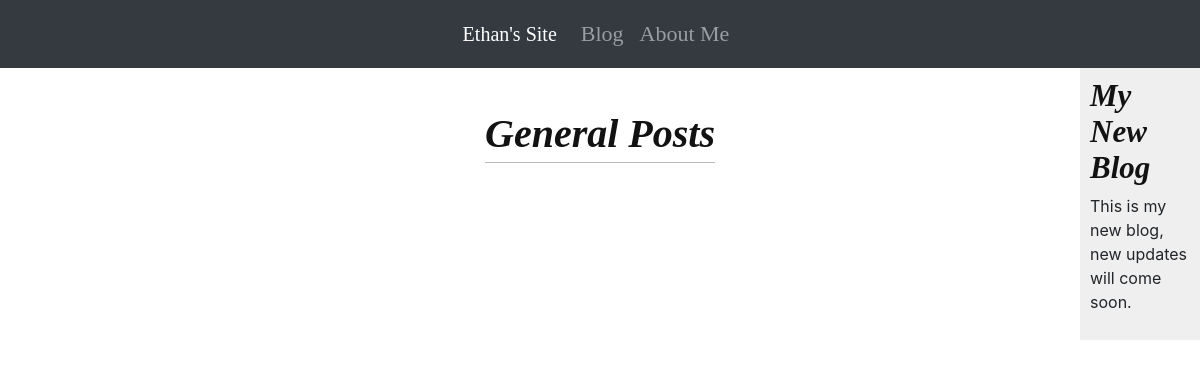
/blog/, run on an earlier commit of the app's database.
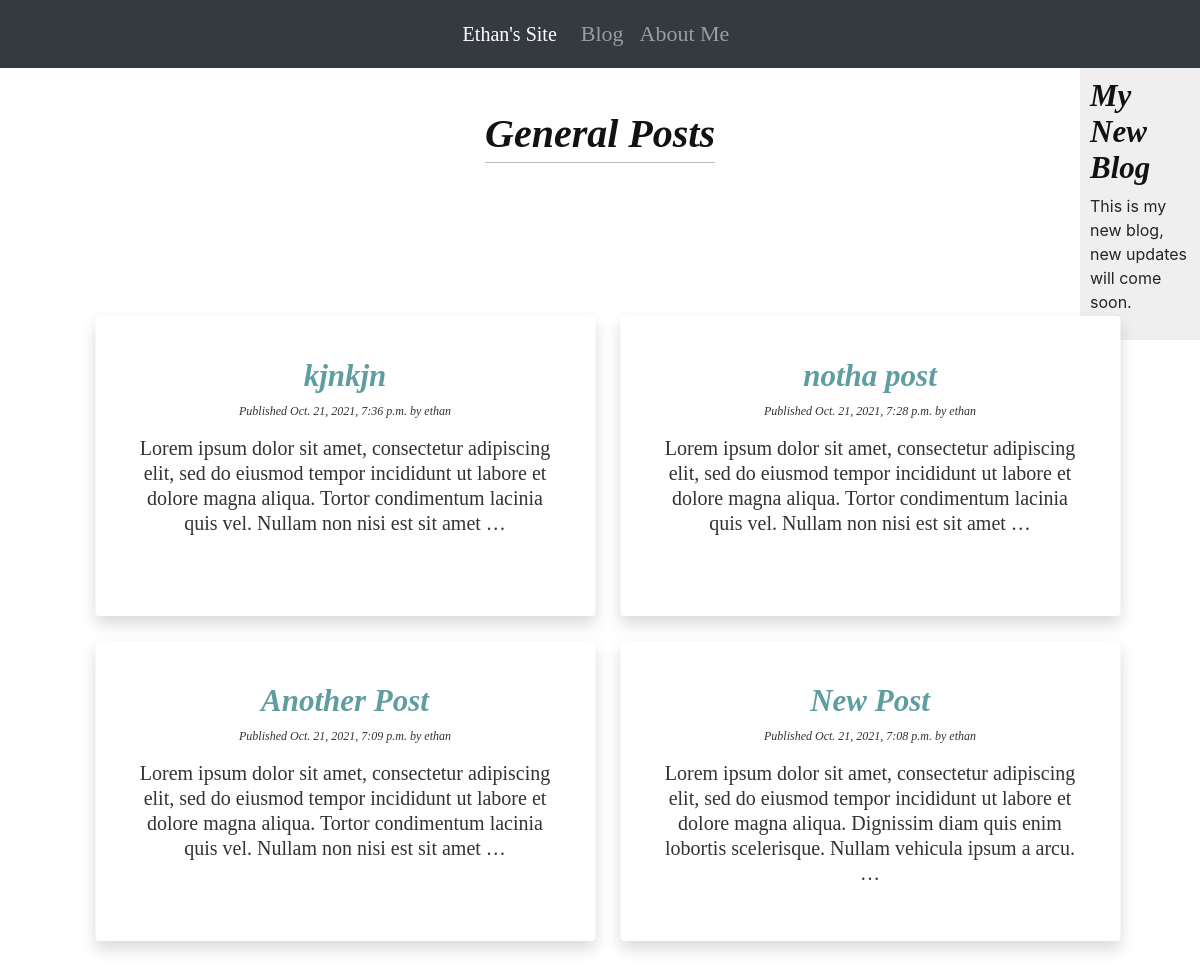
And on a later commit of the database.
### functionality/models.py (models this page shows, shortened)
class Post(models.Model):
    STATUS_CHOICES = (
        ('draft', 'Draft'), ('published', 'Published'),
    )
    title = models.CharField(max_length=500)
    slug = models.SlugField(max_length=500, unique_for_date='publish')
    author = models.ForeignKey(User, on_delete=models.CASCADE, related_name='blog_posts')
    body = models.TextField()
    publish = models.DateTimeField(default=django.utils.timezone.now)
    created = models.DateTimeField(auto_now_add=True)
    updated = models.DateTimeField(auto_now=True)
    status = models.CharField(max_length=10, choices=STATUS_CHOICES, default='draft')
    objects = models.Manager()
    published = PublishedManager()
    class Meta:
        ordering = ('-publish',)
    def get_absolute_url(self):
        return reverse('functionality:post_detail', args=[self.publish.year,
                                                 self.publish.month,
                                                 self.publish.day,
                                                 self.slug])

### functionality/views.py (the view)
# urls.py: path('blog/', views.post_list, name='post_list'),
def post_list(request):
    posts = Post.published.all()
    return render(request, 'html/list.html', {'posts': posts})

### functionality/models.py (called while the page is built)
    def get_queryset(self):
        return super(PublishedManager, self).get_queryset().filter(status='published')

### functionality/templates/html/list.html (shortened to what this page needs)
{% extends "html/base.html" %}
{% load static %}
{% block content %}
    <br><br>
    <h1 class="times" style="font-size: 40px">General Posts</h1>
    <br><br><br><br><br>
    <div class="grid-container align-center">
        {% for post in posts %}
            <div class="grid-item border-0 frame shadow secondary-theme card">
                <h2>
                    <a class="times" style="color:cadetblue;" href="{{ post.get_absolute_url }}">
                        {{ post.title }}
                    </a>
                </h2>
                <p class="date">
                    Published {{ post.publish }} by {{ post.author }}
                </p>
                <div>
                    <p class="times_info">
                        {{ post.body|truncatewords:30 }}
                    </p>
                </div>
            </div>
        {% endfor %}
    </div>
{% endblock %}
{% block sidebar %}
    <div>
    <h2 class="times">My New Blog</h2>
    <p>This is my new blog, new updates will come soon.</p>
    </div>
{% endblock %}

### functionality/templates/html/base.html (shortened to what this page needs)
{% load static %}
<!DOCTYPE html>
<html lang="en">
<head>
    <link href="{% static "css/blog.css" %}" rel="stylesheet">
    <link href="{% static "css/home.css" %}" rel="stylesheet">
    <link rel="stylesheet" href="https://stackpath.bootstrapcdn.com/bootstrap/4.3.1/css/bootstrap.min.css"
>
</head>
<body>
<nav class="navbar navbar-expand-md navbar-dark bg-dark cen">
    <div class="collapse navbar-collapse justify-content-center" id="navbarSupportedContent">
        <a class="navbar-brand times_nonI" href="/home/">Ethan's Site</a>
        <ul class="navbar-nav mr-auto">
            <li class="nav-item">
                <a class="nav-link times_nonI"  href="{% url 'functionality:post_list' %}">Blog</a>
            </li>
            <li class="nav-item">
                <a class="nav-link times_nonI" href="{% url 'functionality:get about me' %}">About Me</a>
            </li>
        </ul>
    </div>
</nav>
<div id="content">
    {% block content %}
    {% endblock %}
</div>
<div id="sidebar_blog">
    {% block sidebar %}
    {% endblock %}
</div>
</body>
</html>

### functionality/static/css/blog.css (style rules this page uses)
.times { color: #121212; font-family: 'times new roman', serif; font-weight: 700; font-style: italic; font-size: 1.9375rem; line-height: 2.25rem; text-align: left; }
.times_nonI { color: #121212; font-family: 'times new roman', serif; font-weight: 200; font-size: 22px; line-height: 2.25rem; }
.times_info { font-style: normal; font-stretch: normal; margin-bottom: 1.25rem; color: #333; font-family: 'times new roman', serif; font-weight: 300; font-size: 1.25rem; line-height: 1.5625rem; }
body { margin: 0; padding: 0; font-family: helvetica, sans-serif; }
a { color: #343a40; text-decoration: none; }
h1 { font-weight: normal; border-bottom: 1px solid #bbb; padding: 0 0 10px 0; position: absolute; left: 50%; transform: translatex(-50%); }
h2 { font-weight: normal; margin: 30px 0 0; }
#content { float: left; width: 90%; padding: 0 0 0 30px; }
#sidebar_blog { float: right; width: 10%; padding: 10px; background: #efefef; height: 100%; }
p.date { color: #333333; font-family: georgia, serif; font-size: 12px; font-style: italic; }

### functionality/static/css/home.css (style rules this page uses)
.grid-container { display: grid; grid-template-columns: auto auto; padding: 80px; grid-column-gap: 25px; transform: translateX(5%); grid-row-gap: 25px; align-items: center; align-self: center; justify-items: center; justify-content: center; }
.grid-item { padding: 40px; font-size: 60px; text-align: center; }
.card { position: relative; display: -ms-flexbox; display: flex; -ms-flex-direction: column; flex-direction: column; max-width: 500px; max-height: 300px; width: 500px; height: 300px; word-wrap: break-word; background-color: #282c37b3; background-clip: border-box; border: 1px solid rgba(0, 0, 0, .125); border-radius: .25rem; }

What changed in the data, as far as the page shows it:
added Post: title "kjnkjn", publish "Oct. 21, 2021, 7:36 p.m.", author "ethan", body "Lorem ipsum dolor sit amet, consectetur adipiscing elit, sed do eiusmod tempor incididunt ut labore et dolore magna aliqua. Tortor condimentum lacinia quis vel. Nullam non nisi est sit amet …"
added Post: title "notha post", publish "Oct. 21, 2021, 7:28 p.m.", author "ethan", body "Lorem ipsum dolor sit amet, consectetur adipiscing elit, sed do eiusmod tempor incididunt ut labore et dolore magna aliqua. Tortor condimentum lacinia quis vel. Nullam non nisi est sit amet …"
added Post: title "Another Post", publish "Oct. 21, 2021, 7:09 p.m.", author "ethan", body "Lorem ipsum dolor sit amet, consectetur adipiscing elit, sed do eiusmod tempor incididunt ut labore et dolore magna aliqua. Tortor condimentum lacinia quis vel. Nullam non nisi est sit amet …"
added Post: title "New Post", publish "Oct. 21, 2021, 7:08 p.m.", author "ethan", body "Lorem ipsum dolor sit amet, consectetur adipiscing elit, sed do eiusmod tempor incididunt ut labore et dolore magna aliqua. Dignissim diam quis enim lobortis scelerisque. Nullam vehicula ipsum a arcu. …"
